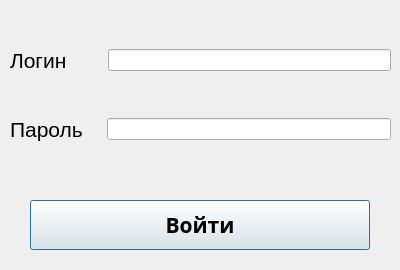
<?xml version="1.0" encoding="UTF-8"?>
<ui version="4.0">
 <class>Authorization</class>
 <widget class="QDialog" name="Authorization">
  <property name="geometry">
   <rect>
    <x>0</x>
    <y>0</y>
    <width>400</width>
    <height>270</height>
   </rect>
  </property>
  <property name="windowTitle">
   <string>Авторизация</string>
  </property>
  <widget class="QWidget" name="verticalLayoutWidget">
   <property name="geometry">
    <rect>
     <x>10</x>
     <y>10</y>
     <width>381</width>
     <height>171</height>
    </rect>
   </property>
   <layout class="QVBoxLayout" name="verticalLayout">
    <item>
     <layout class="QHBoxLayout" name="login_layout">
      <item>
       <widget class="QLabel" name="login">
        <property name="font">
         <font>
          <family>Arial</family>
          <pointsize>16</pointsize>
         </font>
        </property>
        <property name="text">
         <string>Логин      </string>
        </property>
       </widget>
      </item>
      <item>
       <widget class="QLineEdit" name="login_edit"/>
      </item>
     </layout>
    </item>
    <item>
     <layout class="QHBoxLayout" name="password_layout">
      <item>
       <widget class="QLabel" name="password">
        <property name="font">
         <font>
          <family>Arial</family>
          <pointsize>16</pointsize>
         </font>
        </property>
        <property name="text">
         <string>Пароль   </string>
        </property>
       </widget>
      </item>
      <item>
       <widget class="QLineEdit" name="password_edit"/>
      </item>
     </layout>
    </item>
   </layout>
  </widget>
  <widget class="QPushButton" name="entrance_button">
   <property name="geometry">
    <rect>
     <x>30</x>
     <y>200</y>
     <width>340</width>
     <height>50</height>
    </rect>
   </property>
   <property name="font">
    <font>
     <family>Yu Gothic UI Semilight</family>
     <pointsize>16</pointsize>
     <weight>75</weight>
     <bold>true</bold>
    </font>
   </property>
   <property name="text">
    <string>Войти</string>
   </property>
  </widget>
 </widget>
 <resources/>
 <connections/>
</ui>
